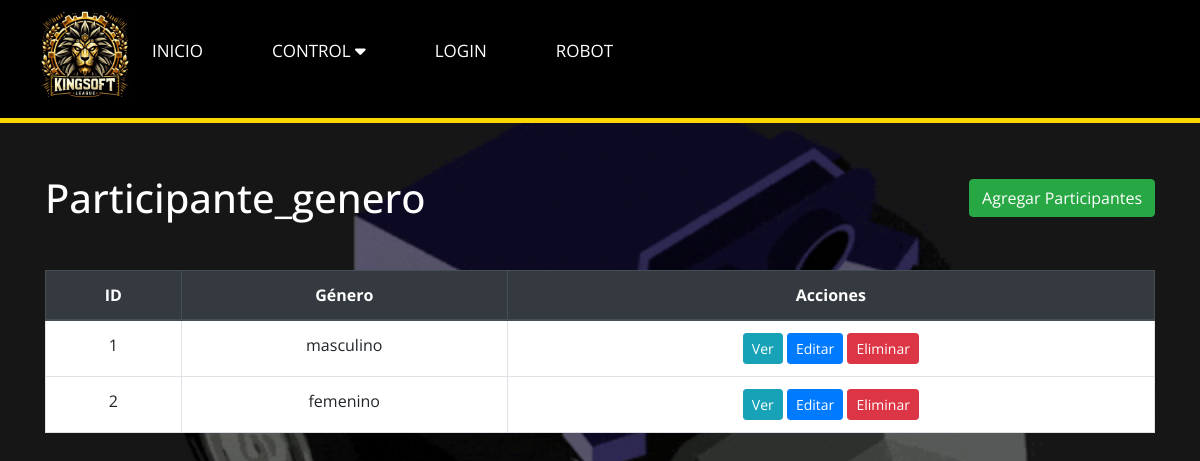
Before: /Versión_1/Diseño/ParticipanteGeneroView.php with the older database file.
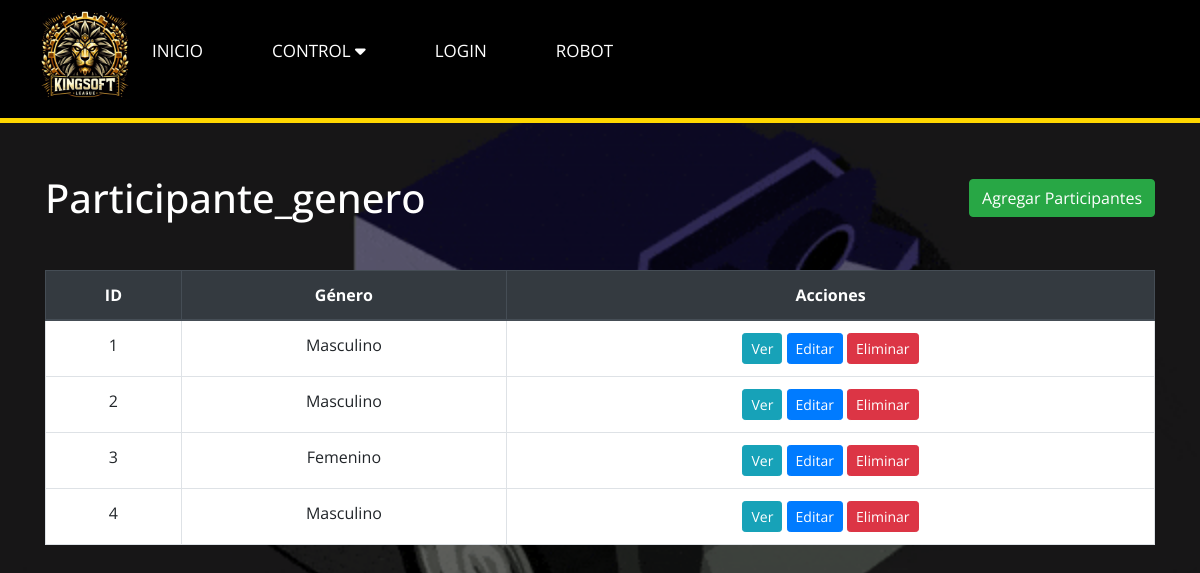
After: the same page with the newer database file.
### tables this page shows
CREATE TABLE `participante_genero` (
  `id` int(11) NOT NULL,
  `genero` varchar(20) DEFAULT NULL
);

### Versión_1/Diseño/ParticipanteGeneroController.php (called while the page is built, shortened)
<?php
require_once 'ParticipanteGeneroModel.php';
class ParticipanteGeneroController {
    private $model;
    public function __construct($db) {
        $this->model = new ParticipanteGeneroModel($db);
    }
    public function getAllParticipanteGenero() {
        return $this->model->getAllParticipanteGenero();
    }
}
?>

### Versión_1/Diseño/ParticipanteGeneroModel.php (called while the page is built, shortened)
<?php
class ParticipanteGeneroModel {
    private $conn;
    public function __construct($db) {
        $this->conn = $db;
    }
    public function getAllParticipanteGenero() {
        $query = "SELECT * FROM participante_genero";
        $stmt = $this->conn->prepare($query);
        $stmt->execute();
        return $stmt;
    }
}
?>

### Versión_1/Diseño/ParticipanteGeneroView.php (the view, shortened to what this page needs)
<?php
require_once 'ParticipanteGeneroController.php';
$db = new PDO('mysql:host=localhost;dbname=datosks', 'root', '');
$controller = new ParticipanteGeneroController($db);
$participante_genero = $controller->getAllParticipanteGenero();
?>
<!DOCTYPE html>
<html lang="en">
<head>
    <link rel="stylesheet" href="https://maxcdn.bootstrapcdn.com/bootstrap/4.5.2/css/bootstrap.min.css">
</head>
<body>
<?php
    include 'navegador.php'
    ?>
<div class="container">
        <div class="d-flex justify-content-between align-items-center mb-4">
            <h1 class="mt-4 mb-4">Participante_genero</h1>
            <a href="agregar_club.php" class="btn btn-success">Agregar Participantes</a>
        </div>
        <table class="table table-bordered">
            <thead class="thead-dark">
                <tr>
                    <th>ID</th>
                    <th>Género</th>
                    <th>Acciones</th>
                </tr>
            </thead>
            <tbody>
                <?php while ($genero = $participante_genero->fetch(PDO::FETCH_ASSOC)) : ?>
                    <tr>
                        <td><?php echo $genero['id']; ?></td>
                        <td><?php echo $genero['genero']; ?></td>
                        <td>
                            <a href="vergenero.php?id=<?php echo $genero['id']; ?>" class="btn btn-info btn-sm">Ver</a>
                            <a href="editargenero.php?id=<?php echo $genero['id']; ?>" class="btn btn-primary btn-sm">Editar</a>
                            <a href="eliminargenero.php?id=<?php echo $genero['id']; ?>" class="btn btn-danger btn-sm">Eliminar</a>
                        </td>
                    </tr>
                <?php endwhile; ?>
            </tbody>
        </table>
    </div>
</body>
</html>

Changed rows visible on the page:
changed participante_genero id 1: genero "masculino" → "Masculino"
changed participante_genero id 2: genero "femenino" → "Masculino"
added participante_genero: id "3", genero "Femenino"
added participante_genero: id "4", genero "Masculino"
